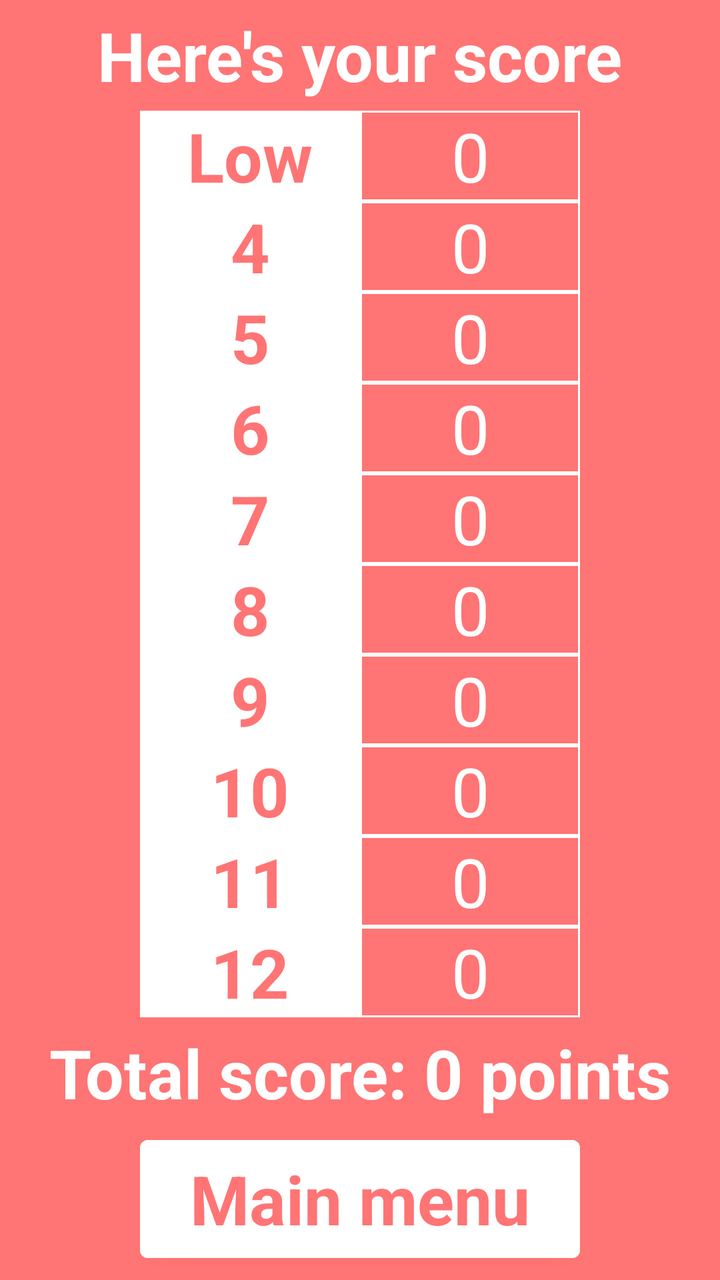
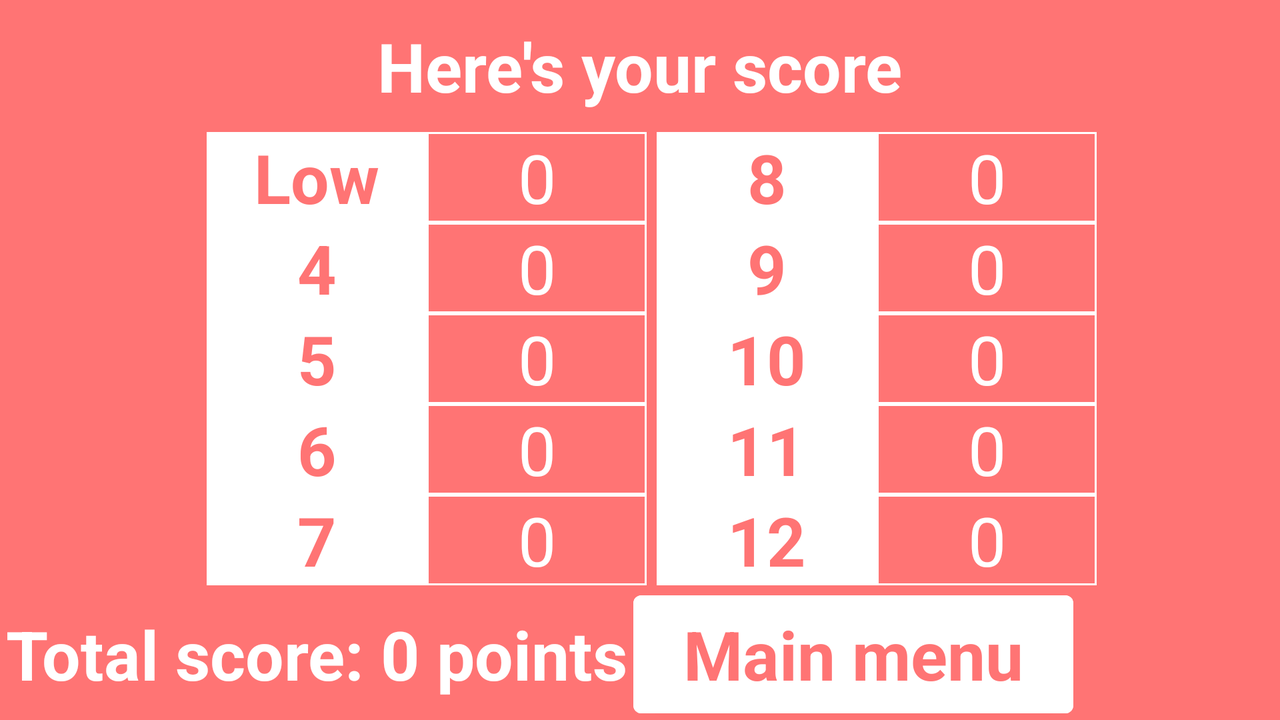

An Android layout and its configuration variant, each rendered on a device that would load it. The default file and the variant file are quoted in full after the pictures.
<!-- AndroidManifest.xml: application theme Theme.Thirty -->
<!-- res/layout/fragment_score.xml -->
<?xml version="1.0" encoding="utf-8"?>
<androidx.constraintlayout.widget.ConstraintLayout xmlns:android="http://schemas.android.com/apk/res/android"
    xmlns:app="http://schemas.android.com/apk/res-auto"
    android:layout_width="match_parent"
    android:layout_height="match_parent"
    android:background="@color/red_light">

    <Button
        android:id="@+id/back_to_main_button"
        android:layout_width="220dp"
        android:layout_height="71dp"
        android:backgroundTint="@color/white"
        android:fontFamily="sans-serif"
        android:text="@string/back_to_main_button"
        android:textAllCaps="false"
        android:textAppearance="@style/TextAppearance.AppCompat.Body1"
        android:textColor="@color/red_light"
        android:textSize="34sp"
        android:textStyle="bold"
        app:layout_constraintBottom_toBottomOf="parent"
        app:layout_constraintEnd_toEndOf="parent"
        app:layout_constraintStart_toStartOf="parent"
        app:layout_constraintTop_toBottomOf="@+id/total_score_label" />

    <TextView
        android:id="@+id/score_label"
        android:layout_width="wrap_content"
        android:layout_height="wrap_content"
        android:layout_marginBottom="-20dp"
        android:text="@string/score_label"
        android:textColor="@color/white"
        android:textSize="34sp"
        android:textStyle="bold"
        app:layout_constraintBottom_toTopOf="@+id/tableLayout3"
        app:layout_constraintEnd_toEndOf="parent"
        app:layout_constraintStart_toStartOf="parent"
        app:layout_constraintTop_toTopOf="parent" />

    <TableLayout
        android:id="@+id/tableLayout3"
        android:layout_width="wrap_content"
        android:layout_height="wrap_content"
        app:layout_constraintBottom_toTopOf="@+id/total_score_label"
        app:layout_constraintEnd_toEndOf="parent"
        app:layout_constraintStart_toStartOf="parent"
        app:layout_constraintTop_toBottomOf="@+id/score_label">

        <TableRow
            android:layout_width="220dp"
            android:layout_height="match_parent">

            <TextView
                android:id="@+id/table_chocie_Low"
                android:layout_width="110dp"
                android:layout_height="wrap_content"
                android:background="@color/white"
                android:gravity="center"
                android:text="@string/table_label_low"
                android:textColor="@color/red_light"
                android:textSize="34sp"
                android:textStyle="bold" />

            <TextView
                android:id="@+id/table_points_Low"
                android:layout_width="110dp"
                android:layout_height="wrap_content"
                android:background="@drawable/table_cell_style"
                android:gravity="center"
                android:text="@string/table_points_0"
                android:textColor="@color/white"
                android:textSize="34sp" />
        </TableRow>

        <TableRow
            android:layout_width="match_parent"
            android:layout_height="match_parent">

            <TextView
                android:id="@+id/table_chocie_4"
                android:layout_width="110dp"
                android:layout_height="wrap_content"
                android:background="@color/white"
                android:gravity="center"
                android:text="@string/table_label_4"
                android:textColor="@color/red_light"
                android:textSize="34sp"
                android:textStyle="bold" />

            <TextView
                android:id="@+id/table_points_4"
                android:layout_width="110dp"
                android:layout_height="wrap_content"
                android:background="@drawable/table_cell_style"
                android:gravity="center"
                android:text="@string/table_points_0"
                android:textColor="@color/white"
                android:textSize="34sp" />
        </TableRow>

        <TableRow
            android:layout_width="match_parent"
            android:layout_height="match_parent">

            <TextView
                android:id="@+id/table_chocie_5"
                android:layout_width="110dp"
                android:layout_height="wrap_content"
                android:background="@color/white"
                android:gravity="center"
                android:text="@string/table_label_5"
                android:textColor="@color/red_light"
                android:textSize="34sp"
                android:textStyle="bold" />

            <TextView
                android:id="@+id/table_points_5"
                android:layout_width="110dp"
                android:layout_height="wrap_content"
                android:background="@drawable/table_cell_style"
                android:gravity="center"
                android:text="@string/table_points_0"
                android:textColor="@color/white"
                android:textSize="34sp" />
        </TableRow>

        <TableRow
            android:layout_width="match_parent"
            android:layout_height="match_parent">

            <TextView
                android:id="@+id/table_chocie_6"
                android:layout_width="110dp"
                android:layout_height="wrap_content"
                android:background="@color/white"
                android:gravity="center"
                android:text="@string/table_label_6"
                android:textColor="@color/red_light"
                android:textSize="34sp"
                android:textStyle="bold" />

            <TextView
                android:id="@+id/table_points_6"
                android:layout_width="110dp"
                android:layout_height="wrap_content"
                android:background="@drawable/table_cell_style"
                android:gravity="center"
                android:text="@string/table_points_0"
                android:textColor="@color/white"
                android:textSize="34sp" />
        </TableRow>

        <TableRow
            android:layout_width="match_parent"
            android:layout_height="match_parent">

            <TextView
                android:id="@+id/table_chocie_7"
                android:layout_width="110dp"
                android:layout_height="wrap_content"
                android:background="@color/white"
                android:gravity="center"
                android:text="@string/table_label_7"
                android:textColor="@color/red_light"
                android:textSize="34sp"
                android:textStyle="bold" />

            <TextView
                android:id="@+id/table_points_7"
                android:layout_width="110dp"
                android:layout_height="wrap_content"
                android:background="@drawable/table_cell_style"
                android:gravity="center"
                android:text="@string/table_points_0"
                android:textColor="@color/white"
                android:textSize="34sp" />
        </TableRow>

        <TableRow
            android:layout_width="match_parent"
            android:layout_height="match_parent">

            <TextView
                android:id="@+id/table_chocie_8"
                android:layout_width="110dp"
                android:layout_height="wrap_content"
                android:background="@color/white"
                android:gravity="center"
                android:text="@string/table_label_8"
                android:textColor="@color/red_light"
                android:textSize="34sp"
                android:textStyle="bold" />

            <TextView
                android:id="@+id/table_points_8"
                android:layout_width="110dp"
                android:layout_height="wrap_content"
                android:background="@drawable/table_cell_style"
                android:gravity="center"
                android:text="@string/table_points_0"
                android:textColor="@color/white"
                android:textSize="34sp" />
        </TableRow>

        <TableRow
            android:layout_width="match_parent"
            android:layout_height="match_parent">

            <TextView
                android:id="@+id/table_chocie_9"
                android:layout_width="110dp"
                android:layout_height="wrap_content"
                android:background="@color/white"
                android:gravity="center"
                android:text="@string/table_label_9"
                android:textColor="@color/red_light"
                android:textSize="34sp"
                android:textStyle="bold" />

            <TextView
                android:id="@+id/table_points_9"
                android:layout_width="110dp"
                android:layout_height="wrap_content"
                android:background="@drawable/table_cell_style"
                android:gravity="center"
                android:text="@string/table_points_0"
                android:textColor="@color/white"
                android:textSize="34sp" />
        </TableRow>

        <TableRow
            android:layout_width="match_parent"
            android:layout_height="match_parent">

            <TextView
                android:id="@+id/table_chocie_10"
                android:layout_width="110dp"
                android:layout_height="wrap_content"
                android:background="@color/white"
                android:gravity="center"
                android:text="@string/table_label_10"
                android:textColor="@color/red_light"
                android:textSize="34sp"
                android:textStyle="bold" />

            <TextView
                android:id="@+id/table_points_10"
                android:layout_width="110dp"
                android:layout_height="wrap_content"
                android:background="@drawable/table_cell_style"
                android:gravity="center"
                android:text="@string/table_points_0"
                android:textColor="@color/white"
                android:textSize="34sp" />
        </TableRow>

        <TableRow
            android:layout_width="match_parent"
            android:layout_height="match_parent">

            <TextView
                android:id="@+id/table_chocie_11"
                android:layout_width="110dp"
                android:layout_height="wrap_content"
                android:background="@color/white"
                android:gravity="center"
                android:text="@string/table_label_11"
                android:textColor="@color/red_light"
                android:textSize="34sp"
                android:textStyle="bold" />

            <TextView
                android:id="@+id/table_points_11"
                android:layout_width="110dp"
                android:layout_height="wrap_content"
                android:background="@drawable/table_cell_style"
                android:gravity="center"
                android:text="@string/table_points_0"
                android:textColor="@color/white"
                android:textSize="34sp" />
        </TableRow>

        <TableRow
            android:layout_width="match_parent"
            android:layout_height="match_parent">

            <TextView
                android:id="@+id/table_chocie_12"
                android:layout_width="110dp"
                android:layout_height="wrap_content"
                android:background="@color/white"
                android:gravity="center"
                android:text="@string/table_label_12"
                android:textColor="@color/red_light"
                android:textSize="34sp"
                android:textStyle="bold" />

            <TextView
                android:id="@+id/table_points_12"
                android:layout_width="110dp"
                android:layout_height="wrap_content"
                android:background="@drawable/table_cell_style"
                android:gravity="center"
                android:text="@string/table_points_0"
                android:textColor="@color/white"
                android:textSize="34sp" />
        </TableRow>
    </TableLayout>

    <TextView
        android:id="@+id/total_score_label"
        android:layout_width="0dp"
        android:layout_height="wrap_content"
        android:text="@string/total_score_label"
        android:textAlignment="center"
        android:textColor="@color/white"
        android:textSize="34sp"
        android:textStyle="bold"
        app:layout_constraintBottom_toTopOf="@+id/back_to_main_button"
        app:layout_constraintEnd_toEndOf="parent"
        app:layout_constraintHorizontal_bias="0.0"
        app:layout_constraintStart_toStartOf="parent"
        app:layout_constraintTop_toBottomOf="@+id/tableLayout3" />

</androidx.constraintlayout.widget.ConstraintLayout>
<!-- resources referenced by this layout -->
<resources>
  <color name="red_light">#FFFF7474</color>
  <color name="white">#FFFFFFFF</color>
  <!-- drawable table_cell_style (drawable) -->
  <?xml version="1.0" encoding="utf-8"?>
  <shape
  xmlns:android="http://schemas.android.com/apk/res/android"
  android:shape= "rectangle"  >
  <solid android:color="#00FFFFFF"/>
  <stroke android:width="1dp"  android:color="@color/white"/>
  </shape>
  <string name="back_to_main_button">Main menu</string>
  <string name="score_label">Here\'s your score</string>
  <string name="table_label_10">10</string>
  <string name="table_label_11">11</string>
  <string name="table_label_12">12</string>
  <string name="table_label_4">4</string>
  <string name="table_label_5">5</string>
  <string name="table_label_6">6</string>
  <string name="table_label_7">7</string>
  <string name="table_label_8">8</string>
  <string name="table_label_9">9</string>
  <string name="table_label_low">Low</string>
  <string name="table_points_0">0</string>
  <string name="total_score_label">Total score: 0 points</string>
  <style name="Theme.Thirty" parent="Theme.MaterialComponents.DayNight.DarkActionBar">
          
          <item name="colorPrimary">@color/red</item>
          <item name="colorPrimaryVariant">@color/red_dark</item>
          <item name="colorOnPrimary">@color/white</item>
          
          <item name="colorSecondary">@color/teal_200</item>
          <item name="colorSecondaryVariant">@color/teal_700</item>
          <item name="colorOnSecondary">@color/black</item>
          
          <item name="android:statusBarColor">?attr/colorPrimaryVariant</item>
          
      </style>
  <color name="red">#FFFF3E3E</color>
  <color name="red_dark">#FFB72A2A</color>
  <color name="teal_200">#FF03DAC5</color>
  <color name="teal_700">#FF018786</color>
  <color name="black">#FF000000</color>
</resources>
<!-- res/layout-land/fragment_score.xml (the repository's variant of the layout above) -->
<!-- drawn on the phone turned sideways -->
<?xml version="1.0" encoding="utf-8"?>
<androidx.constraintlayout.widget.ConstraintLayout xmlns:android="http://schemas.android.com/apk/res/android"
    xmlns:app="http://schemas.android.com/apk/res-auto"
    xmlns:tools="http://schemas.android.com/tools"
    android:layout_width="match_parent"
    android:layout_height="match_parent"
    android:background="@color/red_light">

    <Button
        android:id="@+id/back_to_main_button"
        android:layout_width="220dp"
        android:layout_height="71dp"
        android:backgroundTint="@color/white"
        android:fontFamily="sans-serif"
        android:text="@string/back_to_main_button"
        android:textAllCaps="false"
        android:textAppearance="@style/TextAppearance.AppCompat.Body1"
        android:textColor="@color/red_light"
        android:textSize="34sp"
        android:textStyle="bold"
        app:layout_constraintBottom_toBottomOf="parent"
        app:layout_constraintEnd_toEndOf="parent"
        app:layout_constraintHorizontal_bias="0.754"
        app:layout_constraintStart_toStartOf="parent"
        app:layout_constraintTop_toBottomOf="@+id/tableLayout4" />

    <TableLayout
        android:id="@+id/tableLayout4"
        android:layout_width="220dp"
        android:layout_height="228dp"
        app:layout_constraintBottom_toBottomOf="parent"
        app:layout_constraintEnd_toEndOf="parent"
        app:layout_constraintHorizontal_bias="0.05"
        app:layout_constraintStart_toEndOf="@+id/tableLayout2"
        app:layout_constraintTop_toTopOf="parent">

        <TableRow
            android:layout_width="match_parent"
            android:layout_height="match_parent">

            <TextView
                android:id="@+id/table_chocie_8"
                android:layout_width="110dp"
                android:layout_height="wrap_content"
                android:background="@color/white"
                android:gravity="center"
                android:text="@string/table_label_8"
                android:textColor="@color/red_light"
                android:textSize="34sp"
                android:textStyle="bold" />

            <TextView
                android:id="@+id/table_points_8"
                android:layout_width="110dp"
                android:layout_height="wrap_content"
                android:background="@drawable/table_cell_style"
                android:gravity="center"
                android:text="@string/table_points_0"
                android:textColor="@color/white"
                android:textSize="34sp" />
        </TableRow>

        <TableRow
            android:layout_width="match_parent"
            android:layout_height="match_parent">

            <TextView
                android:id="@+id/table_chocie_9"
                android:layout_width="110dp"
                android:layout_height="wrap_content"
                android:background="@color/white"
                android:gravity="center"
                android:text="@string/table_label_9"
                android:textColor="@color/red_light"
                android:textSize="34sp"
                android:textStyle="bold" />

            <TextView
                android:id="@+id/table_points_9"
                android:layout_width="110dp"
                android:layout_height="wrap_content"
                android:background="@drawable/table_cell_style"
                android:gravity="center"
                android:text="@string/table_points_0"
                android:textColor="@color/white"
                android:textSize="34sp" />
        </TableRow>

        <TableRow
            android:layout_width="match_parent"
            android:layout_height="match_parent">

            <TextView
                android:id="@+id/table_chocie_10"
                android:layout_width="110dp"
                android:layout_height="wrap_content"
                android:background="@color/white"
                android:gravity="center"
                android:text="@string/table_label_10"
                android:textColor="@color/red_light"
                android:textSize="34sp"
                android:textStyle="bold" />

            <TextView
                android:id="@+id/table_points_10"
                android:layout_width="110dp"
                android:layout_height="wrap_content"
                android:background="@drawable/table_cell_style"
                android:gravity="center"
                android:text="@string/table_points_0"
                android:textColor="@color/white"
                android:textSize="34sp" />
        </TableRow>

        <TableRow
            android:layout_width="match_parent"
            android:layout_height="match_parent">

            <TextView
                android:id="@+id/table_chocie_11"
                android:layout_width="110dp"
                android:layout_height="wrap_content"
                android:background="@color/white"
                android:gravity="center"
                android:text="@string/table_label_11"
                android:textColor="@color/red_light"
                android:textSize="34sp"
                android:textStyle="bold" />

            <TextView
                android:id="@+id/table_points_11"
                android:layout_width="110dp"
                android:layout_height="wrap_content"
                android:background="@drawable/table_cell_style"
                android:gravity="center"
                android:text="@string/table_points_0"
                android:textColor="@color/white"
                android:textSize="34sp" />
        </TableRow>

        <TableRow
            android:layout_width="match_parent"
            android:layout_height="match_parent">

            <TextView
                android:id="@+id/table_chocie_12"
                android:layout_width="110dp"
                android:layout_height="wrap_content"
                android:background="@color/white"
                android:gravity="center"
                android:text="@string/table_label_12"
                android:textColor="@color/red_light"
                android:textSize="34sp"
                android:textStyle="bold" />

            <TextView
                android:id="@+id/table_points_12"
                android:layout_width="110dp"
                android:layout_height="wrap_content"
                android:background="@drawable/table_cell_style"
                android:gravity="center"
                android:text="@string/table_points_0"
                android:textColor="@color/white"
                android:textSize="34sp" />
        </TableRow>
    </TableLayout>

    <TableLayout
        android:id="@+id/tableLayout2"
        android:layout_width="220dp"
        android:layout_height="228dp"
        android:layout_marginEnd="200dp"
        app:layout_constraintBottom_toBottomOf="parent"
        app:layout_constraintEnd_toEndOf="parent"
        app:layout_constraintHorizontal_bias="0.47"
        app:layout_constraintStart_toStartOf="parent"
        app:layout_constraintTop_toTopOf="parent">

        <TableRow
            android:layout_width="match_parent"
            android:layout_height="match_parent">

            <TextView
                android:id="@+id/table_chocie_Low"
                android:layout_width="110dp"
                android:layout_height="wrap_content"
                android:background="@color/white"
                android:gravity="center"
                android:text="@string/table_label_low"
                android:textColor="@color/red_light"
                android:textSize="34sp"
                android:textStyle="bold" />

            <TextView
                android:id="@+id/table_points_Low"
                android:layout_width="110dp"
                android:layout_height="wrap_content"
                android:background="@drawable/table_cell_style"
                android:gravity="center"
                android:text="@string/table_points_0"
                android:textColor="@color/white"
                android:textSize="34sp" />
        </TableRow>

        <TableRow
            android:layout_width="match_parent"
            android:layout_height="match_parent">

            <TextView
                android:id="@+id/table_chocie_4"
                android:layout_width="110dp"
                android:layout_height="wrap_content"
                android:background="@color/white"
                android:gravity="center"
                android:text="@string/table_label_4"
                android:textColor="@color/red_light"
                android:textSize="34sp"
                android:textStyle="bold" />

            <TextView
                android:id="@+id/table_points_4"
                android:layout_width="110dp"
                android:layout_height="wrap_content"
                android:background="@drawable/table_cell_style"
                android:gravity="center"
                android:text="@string/table_points_0"
                android:textColor="@color/white"
                android:textSize="34sp" />
        </TableRow>

        <TableRow
            android:layout_width="match_parent"
            android:layout_height="match_parent">

            <TextView
                android:id="@+id/table_chocie_5"
                android:layout_width="110dp"
                android:layout_height="wrap_content"
                android:background="@color/white"
                android:gravity="center"
                android:text="@string/table_label_5"
                android:textColor="@color/red_light"
                android:textSize="34sp"
                android:textStyle="bold" />

            <TextView
                android:id="@+id/table_points_5"
                android:layout_width="110dp"
                android:layout_height="wrap_content"
                android:background="@drawable/table_cell_style"
                android:gravity="center"
                android:text="@string/table_points_0"
                android:textColor="@color/white"
                android:textSize="34sp" />
        </TableRow>

        <TableRow
            android:layout_width="match_parent"
            android:layout_height="match_parent">

            <TextView
                android:id="@+id/table_chocie_6"
                android:layout_width="110dp"
                android:layout_height="wrap_content"
                android:background="@color/white"
                android:gravity="center"
                android:text="@string/table_label_6"
                android:textColor="@color/red_light"
                android:textSize="34sp"
                android:textStyle="bold" />

            <TextView
                android:id="@+id/table_points_6"
                android:layout_width="110dp"
                android:layout_height="wrap_content"
                android:background="@drawable/table_cell_style"
                android:gravity="center"
                android:text="@string/table_points_0"
                android:textColor="@color/white"
                android:textSize="34sp" />
        </TableRow>

        <TableRow
            android:layout_width="match_parent"
            android:layout_height="match_parent">

            <TextView
                android:id="@+id/table_chocie_7"
                android:layout_width="110dp"
                android:layout_height="wrap_content"
                android:background="@color/white"
                android:gravity="center"
                android:text="@string/table_label_7"
                android:textColor="@color/red_light"
                android:textSize="34sp"
                android:textStyle="bold" />

            <TextView
                android:id="@+id/table_points_7"
                android:layout_width="110dp"
                android:layout_height="wrap_content"
                android:background="@drawable/table_cell_style"
                android:gravity="center"
                android:text="@string/table_points_0"
                android:textColor="@color/white"
                android:textSize="34sp" />
        </TableRow>

    </TableLayout>

    <TextView
        android:id="@+id/total_score_label"
        android:layout_width="wrap_content"
        android:layout_height="wrap_content"
        android:text="@string/total_score_label"
        android:textColor="@color/white"
        android:textSize="34sp"
        android:textStyle="bold"
        app:layout_constraintBottom_toBottomOf="parent"
        app:layout_constraintEnd_toStartOf="@+id/back_to_main_button"
        app:layout_constraintStart_toStartOf="parent"
        app:layout_constraintTop_toBottomOf="@+id/tableLayout2" />

    <TextView
        android:id="@+id/score_label"
        android:layout_width="wrap_content"
        android:layout_height="wrap_content"
        android:text="@string/score_label"
        android:textColor="@color/white"
        android:textSize="34sp"
        android:textStyle="bold"
        app:layout_constraintBottom_toTopOf="@+id/tableLayout2"
        app:layout_constraintEnd_toEndOf="parent"
        app:layout_constraintStart_toStartOf="parent"
        app:layout_constraintTop_toTopOf="parent" />

</androidx.constraintlayout.widget.ConstraintLayout>
